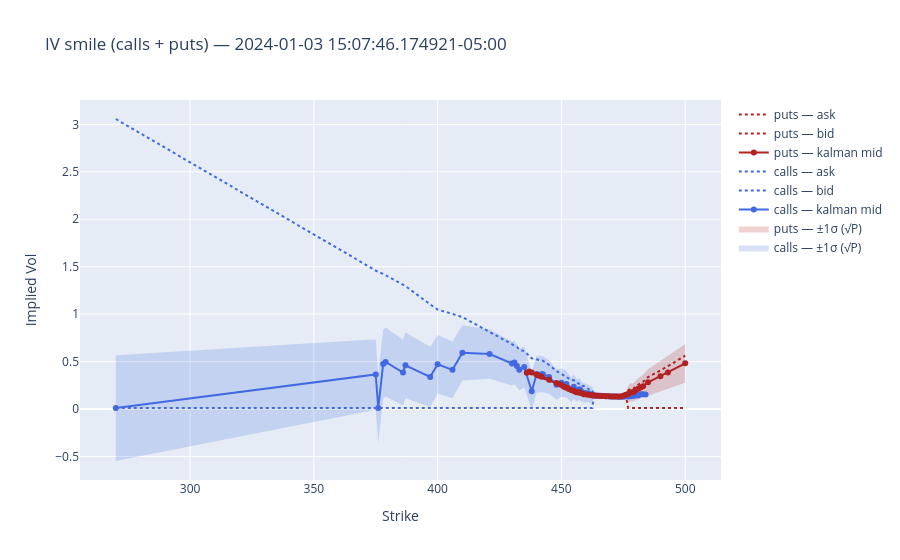

Notebook source saved alongside this figure:
### Markdown cell above
## Quptes smile

### Code cell
import personal.shared_functions.utils as _u

df_iv_surface_long = df_quote_result
df_iv_surface_wide = utils.synchronize_iv_surface(df_iv_surface_long)
df_filtered = df_iv_surface_wide.filter(
    pl.all_horizontal(pl.all().is_not_null()) & pl.all_horizontal(cs.float().is_not_nan())
)

strikes_all = sorted(df_iv_surface_long["strike"].unique().to_list())
strikes_C = sorted(df_iv_surface_long.filter(pl.col("is_call"))["strike"].unique().to_list())
strikes_P = sorted(df_iv_surface_long.filter(~pl.col("is_call"))["strike"].unique().to_list())

_, expiry, _ = _u.parse_option_ticker(
    df_tickers.filter(pl.col("ticker").str.contains("C"))["ticker"][0]
)

row_idx = df_filtered.shape[0] * 4 // 5  # ← change this (0 to df_filtered.shape[0]-1)
snapshot_ts = df_filtered["ts_ns"][row_idx]
row = df_iv_surface_wide.filter(pl.col("ts_ns") <= snapshot_ts).tail(1)

# Kalman 1-σ uncertainty band: σ = sqrt(P), where P is the posterior state
# variance carried by the IV Kalman filter (added as kalman_var_<K>_<C/P>).
N_SIGMA = 1.0


def add_uncertainty_band(fig, strikes, type_suffix, color, fillcolor):
    var_col = f"kalman_var_{{}}_{type_suffix}".format
    if f"kalman_var_{int(strikes[0])}_{type_suffix}" not in row.columns:
        return  # surface was built before kalman_var existed — skip the band
    mids = [row[f"kalman_iv_{int(k)}_{type_suffix}"][0] for k in strikes]
    sigmas = [
        (row[var_col(int(k))][0] ** 0.5 if row[var_col(int(k))][0] is not None else None)
        for k in strikes
    ]
    upper = [
        m + N_SIGMA * s if (m is not None and s is not None) else None for m, s in zip(mids, sigmas)
    ]
    lower = [
        m - N_SIGMA * s if (m is not None and s is not None) else None for m, s in zip(mids, sigmas)
    ]
    fig.add_trace(
        go.Scatter(
            x=strikes, y=upper, mode="lines", line=dict(width=0), showlegend=False, hoverinfo="skip"
        )
    )
    fig.add_trace(
        go.Scatter(
            x=strikes,
            y=lower,
            mode="lines",
            line=dict(width=0),
            fill="tonexty",
            fillcolor=fillcolor,
            name=f"{'calls' if type_suffix == 'C' else 'puts'} — ±{N_SIGMA:g}σ (√P)",
            hoverinfo="skip",
        )
    )


fig = go.Figure()

# Uncertainty bands first so the mid/bid/ask lines render on top of them.
add_uncertainty_band(fig, strikes_C, "C", "royalblue", "rgba(65,105,225,0.20)")
add_uncertainty_band(fig, strikes_P, "P", "firebrick", "rgba(178,34,34,0.20)")

fig.add_trace(
    go.Scatter(
        x=strikes_C,
        y=[row[f"kalman_iv_{int(k)}_C"][0] for k in strikes_C],
        mode="lines+markers",
        name="calls — kalman mid",
        line=dict(color="royalblue"),
    )
)
fig.add_trace(
    go.Scatter(
        x=strikes_C,
        y=[row[f"bid_iv_{int(k)}_C"][0] for k in strikes_C],
        mode="lines",
        name="calls — bid",
        line=dict(color="royalblue", dash="dot"),
    )
)
fig.add_trace(
    go.Scatter(
        x=strikes_C,
        y=[row[f"ask_iv_{int(k)}_C"][0] for k in strikes_C],
        mode="lines",
        name="calls — ask",
        line=dict(color="royalblue", dash="dot"),
    )
)

fig.add_trace(
    go.Scatter(
        x=strikes_P,
        y=[row[f"kalman_iv_{int(k)}_P"][0] for k in strikes_P],
        mode="lines+markers",
        name="puts — kalman mid",
        line=dict(color="firebrick"),
    )
)
fig.add_trace(
    go.Scatter(
        x=strikes_P,
        y=[row[f"bid_iv_{int(k)}_P"][0] for k in strikes_P],
        mode="lines",
        name="puts — bid",
        line=dict(color="firebrick", dash="dot"),
    )
)
fig.add_trace(
    go.Scatter(
        x=strikes_P,
        y=[row[f"ask_iv_{int(k)}_P"][0] for k in strikes_P],
        mode="lines",
        name="puts — ask",
        line=dict(color="firebrick", dash="dot"),
    )
)

fig.update_layout(
    title=f"IV smile (calls + puts) — {snapshot_ts}",
    xaxis_title="Strike",
    yaxis_title="Implied Vol",
)
fig.show()

### Figure 1 — Plotly figure (JSON) as saved in the notebook; plotly's stock layout.template omitted (floating-point values rounded to 4 significant figures)
{"data": [{"hoverinfo": "skip", "line": {"width": 0}, "mode": "lines", "showlegend": false, "type": "scatter", "x": [270, 375, 376, 378, 379, 386, 387, 397, 400, 406, 410, 421, 430, 431, 432, 433, 435, 438, 440, 442, 442.5, 445, 448, 450, 452, 454, 455, 456, 457, 457.5, 458, 459, 460, 461, 462, 462.5, 463, 464, 465, 466, 467, 468, 469, 470, 471, 472, 473, 474, 475, 476, 477, 478, 479, 480, 481, 482, 483, 484], "y": [0.568, 0.7361, 0.3775, 0.8392, 0.86, 0.7314, 0.8067, 0.6554, 0.7809, 0.7114, 0.882, 0.8393, 0.7126, 0.7185, 0.6798, 0.6353, 0.6587, 0.3852, 0.5623, 0.5556, 0.5556, 0.5152, 0.415, 0.4262, 0.403, 0.3304, 0.361, 0.3199, 0.3209, 0.3209, 0.2901, 0.2761, 0.263, 0.2552, 0.2374, 0.2374, 0.156, 0.1513, 0.1468, 0.1428, 0.1387, 0.1362, 0.1349, 0.1332, 0.1318, 0.1312, 0.1302, 0.1303, 0.1307, 0.132, 0.1333, 0.1362, 0.1391, 0.1446, 0.1476, 0.1587, 0.161, 0.158]}, {"fill": "tonexty", "fillcolor": "rgba(65,105,225,0.20)", "hoverinfo": "skip", "line": {"width": 0}, "mode": "lines", "name": "calls — ±1σ (√P)", "type": "scatter", "x": [270, 375, 376, 378, 379, 386, 387, 397, 400, 406, 410, 421, 430, 431, 432, 433, 435, 438, 440, 442, 442.5, 445, 448, 450, 452, 454, 455, 456, 457, 457.5, 458, 459, 460, 461, 462, 462.5, 463, 464, 465, 466, 467, 468, 469, 470, 471, 472, 473, 474, 475, 476, 477, 478, 479, 480, 481, 482, 483, 484], "y": [-0.548, -0.007163, -0.3575, 0.1081, 0.1326, 0.03655, 0.1146, 0.02204, 0.1624, 0.1146, 0.3016, 0.319, 0.2479, 0.26, 0.2282, 0.1947, 0.228, -0.01024, 0.1754, 0.1764, 0.1764, 0.1608, 0.09676, 0.1267, 0.1227, 0.07449, 0.1062, 0.07973, 0.09229, 0.09229, 0.0766, 0.06625, 0.06797, 0.07069, 0.06312, 0.06312, 0.1343, 0.1341, 0.1352, 0.1349, 0.1345, 0.1347, 0.1334, 0.1325, 0.1311, 0.1304, 0.1293, 0.1292, 0.1294, 0.1303, 0.1309, 0.1332, 0.1349, 0.1395, 0.1395, 0.1501, 0.1523, 0.1494]}, {"hoverinfo": "skip", "line": {"width": 0}, "mode": "lines", "showlegend": false, "type": "scatter", "x": [436, 437, 438, 440, 441, 442, 445, 448, 449, 450, 451, 452, 452.5, 453, 454, 455, 456, 457, 457.5, 458, 459, 460, 461, 462, 462.5, 463, 464, 465, 466, 467, 468, 469, 470, 471, 472, 473, 474, 475, 476, 477, 478, 479, 480, 481, 482, 483, 485, 490, 493, 500], "y": [0.3918, 0.4033, 0.3932, 0.3696, 0.3585, 0.3475, 0.3145, 0.2802, 0.2691, 0.2586, 0.2416, 0.2295, 0.2295, 0.2171, 0.2057, 0.195, 0.1829, 0.1783, 0.1783, 0.1707, 0.1596, 0.1542, 0.1508, 0.1468, 0.1468, 0.1438, 0.1416, 0.1402, 0.1388, 0.1369, 0.1353, 0.1343, 0.1332, 0.1324, 0.1324, 0.1332, 0.1379, 0.1462, 0.1606, 0.2458, 0.2703, 0.2711, 0.3017, 0.3231, 0.3429, 0.363, 0.42, 0.5067, 0.5603, 0.6853]}, {"fill": "tonexty", "fillcolor": "rgba(178,34,34,0.20)", "hoverinfo": "skip", "line": {"width": 0}, "mode": "lines", "name": "puts — ±1σ (√P)", "type": "scatter", "x": [436, 437, 438, 440, 441, 442, 445, 448, 449, 450, 451, 452, 452.5, 453, 454, 455, 456, 457, 457.5, 458, 459, 460, 461, 462, 462.5, 463, 464, 465, 466, 467, 468, 469, 470, 471, 472, 473, 474, 475, 476, 477, 478, 479, 480, 481, 482, 483, 485, 490, 493, 500], "y": [0.3741, 0.3851, 0.3754, 0.3535, 0.3427, 0.3321, 0.3001, 0.2671, 0.2563, 0.2462, 0.2298, 0.2182, 0.2182, 0.2062, 0.1953, 0.185, 0.1731, 0.1713, 0.1713, 0.165, 0.1542, 0.1501, 0.1477, 0.1444, 0.1444, 0.1419, 0.1402, 0.1391, 0.1378, 0.136, 0.1345, 0.1336, 0.1325, 0.131, 0.1292, 0.1286, 0.1273, 0.1312, 0.1395, 0.07007, 0.08053, 0.08262, 0.09375, 0.1029, 0.1092, 0.1194, 0.1427, 0.1842, 0.2118, 0.2769]}, {"line": {"color": "royalblue"}, "mode": "lines+markers", "name": "calls — kalman mid", "type": "scatter", "x": [270, 375, 376, 378, 379, 386, 387, 397, 400, 406, 410, 421, 430, 431, 432, 433, 435, 438, 440, 442, 442.5, 445, 448, 450, 452, 454, 455, 456, 457, 457.5, 458, 459, 460, 461, 462, 462.5, 463, 464, 465, 466, 467, 468, 469, 470, 471, 472, 473, 474, 475, 476, 477, 478, 479, 480, 481, 482, 483, 484], "y": [0.01, 0.3645, 0.01, 0.4736, 0.4963, 0.384, 0.4606, 0.3387, 0.4717, 0.413, 0.5918, 0.5791, 0.4803, 0.4892, 0.454, 0.415, 0.4434, 0.1875, 0.3688, 0.366, 0.366, 0.338, 0.2559, 0.2764, 0.2629, 0.2025, 0.2336, 0.1998, 0.2066, 0.2066, 0.1833, 0.1712, 0.1655, 0.1629, 0.1503, 0.1503, 0.1451, 0.1427, 0.141, 0.1388, 0.1366, 0.1355, 0.1342, 0.1329, 0.1314, 0.1308, 0.1298, 0.1298, 0.13, 0.1312, 0.1321, 0.1347, 0.137, 0.1421, 0.1435, 0.1544, 0.1566, 0.1537]}, {"line": {"color": "royalblue", "dash": "dot"}, "mode": "lines", "name": "calls — bid", "type": "scatter", "x": [270, 375, 376, 378, 379, 386, 387, 397, 400, 406, 410, 421, 430, 431, 432, 433, 435, 438, 440, 442, 442.5, 445, 448, 450, 452, 454, 455, 456, 457, 457.5, 458, 459, 460, 461, 462, 462.5, 463, 464, 465, 466, 467, 468, 469, 470, 471, 472, 473, 474, 475, 476, 477, 478, 479, 480, 481, 482, 483, 484], "y": [0.01, 0.01, 0.01, 0.01, 0.01, 0.01, 0.01, 0.01, 0.01, 0.01, 0.01, 0.01, 0.01, 0.01, 0.01, 0.01, 0.01, 0.01, 0.01, 0.01, 0.01, 0.01, 0.01, 0.01, 0.01, 0.01, 0.01, 0.01, 0.01, 0.01, 0.01, 0.01, 0.01, 0.01, 0.01, 0.01, 0.1335, 0.1337, 0.1351, 0.1349, 0.1345, 0.1347, 0.1334, 0.1325, 0.1311, 0.1304, 0.1293, 0.1292, 0.1294, 0.1303, 0.1309, 0.1331, 0.1348, 0.1395, 0.139, 0.1496, 0.1517, 0.1493]}, {"line": {"color": "royalblue", "dash": "dot"}, "mode": "lines", "name": "calls — ask", "type": "scatter", "x": [270, 375, 376, 378, 379, 386, 387, 397, 400, 406, 410, 421, 430, 431, 432, 433, 435, 438, 440, 442, 442.5, 445, 448, 450, 452, 454, 455, 456, 457, 457.5, 458, 459, 460, 461, 462, 462.5, 463, 464, 465, 466, 467, 468, 469, 470, 471, 472, 473, 474, 475, 476, 477, 478, 479, 480, 481, 482, 483, 484], "y": [3.057, 1.463, 1.445, 1.424, 1.409, 1.305, 1.297, 1.102, 1.048, 1.003, 0.9688, 0.8124, 0.6841, 0.6695, 0.6548, 0.6267, 0.6104, 0.5345, 0.5215, 0.5088, 0.5088, 0.4635, 0.4005, 0.3705, 0.3402, 0.3045, 0.3032, 0.2824, 0.2665, 0.2665, 0.2464, 0.2419, 0.2227, 0.2095, 0.1971, 0.1971, 0.1552, 0.1509, 0.1467, 0.1427, 0.1387, 0.1362, 0.1349, 0.1332, 0.1318, 0.1312, 0.1302, 0.1303, 0.1307, 0.132, 0.1333, 0.1362, 0.1391, 0.1445, 0.1471, 0.1582, 0.1604, 0.1578]}, {"line": {"color": "firebrick"}, "mode": "lines+markers", "name": "puts — kalman mid", "type": "scatter", "x": [436, 437, 438, 440, 441, 442, 445, 448, 449, 450, 451, 452, 452.5, 453, 454, 455, 456, 457, 457.5, 458, 459, 460, 461, 462, 462.5, 463, 464, 465, 466, 467, 468, 469, 470, 471, 472, 473, 474, 475, 476, 477, 478, 479, 480, 481, 482, 483, 485, 490, 493, 500], "y": [0.3829, 0.3942, 0.3843, 0.3615, 0.3506, 0.3398, 0.3073, 0.2736, 0.2627, 0.2524, 0.2357, 0.2239, 0.2239, 0.2116, 0.2005, 0.19, 0.178, 0.1748, 0.1748, 0.1678, 0.1569, 0.1521, 0.1493, 0.1456, 0.1456, 0.1429, 0.1409, 0.1396, 0.1383, 0.1365, 0.1349, 0.134, 0.1329, 0.1317, 0.1308, 0.1309, 0.1326, 0.1387, 0.1501, 0.1579, 0.1754, 0.1769, 0.1977, 0.213, 0.226, 0.2412, 0.2813, 0.3454, 0.3861, 0.4811]}, {"line": {"color": "firebrick", "dash": "dot"}, "mode": "lines", "name": "puts — bid", "type": "scatter", "x": [436, 437, 438, 440, 441, 442, 445, 448, 449, 450, 451, 452, 452.5, 453, 454, 455, 456, 457, 457.5, 458, 459, 460, 461, 462, 462.5, 463, 464, 465, 466, 467, 468, 469, 470, 471, 472, 473, 474, 475, 476, 477, 478, 479, 480, 481, 482, 483, 485, 490, 493, 500], "y": [0.3731, 0.384, 0.3744, 0.3529, 0.3422, 0.3316, 0.2996, 0.2666, 0.2559, 0.2458, 0.2294, 0.2178, 0.2178, 0.2059, 0.1949, 0.1847, 0.173, 0.1712, 0.1712, 0.1649, 0.1541, 0.15, 0.1477, 0.1445, 0.1445, 0.1419, 0.1402, 0.1391, 0.1378, 0.136, 0.1345, 0.1336, 0.1325, 0.131, 0.1292, 0.1286, 0.1272, 0.1309, 0.139, 0.01, 0.01, 0.01, 0.01, 0.01, 0.01, 0.01, 0.01, 0.01, 0.01, 0.01]}, {"line": {"color": "firebrick", "dash": "dot"}, "mode": "lines", "name": "puts — ask", "type": "scatter", "x": [436, 437, 438, 440, 441, 442, 445, 448, 449, 450, 451, 452, 452.5, 453, 454, 455, 456, 457, 457.5, 458, 459, 460, 461, 462, 462.5, 463, 464, 465, 466, 467, 468, 469, 470, 471, 472, 473, 474, 475, 476, 477, 478, 479, 480, 481, 482, 483, 485, 490, 493, 500], "y": [0.3908, 0.4022, 0.3922, 0.3691, 0.358, 0.3471, 0.314, 0.2798, 0.2687, 0.2582, 0.2412, 0.2291, 0.2291, 0.2167, 0.2053, 0.1946, 0.1828, 0.1782, 0.1782, 0.1706, 0.1595, 0.1541, 0.1508, 0.1469, 0.1469, 0.1438, 0.1416, 0.1402, 0.1388, 0.1369, 0.1353, 0.1343, 0.1332, 0.1324, 0.1324, 0.1332, 0.1378, 0.1459, 0.1602, 0.1987, 0.2161, 0.2145, 0.2392, 0.2555, 0.2736, 0.2873, 0.3357, 0.4076, 0.4508, 0.5625]}], "layout": {"title": {"text": "IV smile (calls + puts) — 2024-01-03 15:07:46.174921-05:00"}, "xaxis": {"title": {"text": "Strike"}}, "yaxis": {"title": {"text": "Implied Vol"}}}}
